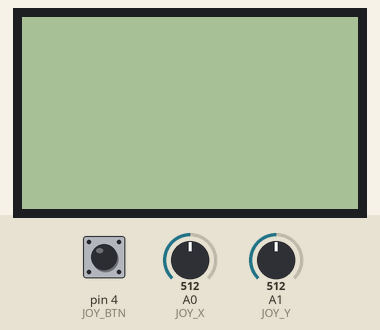
Recording of a sketch running on a simulated Arduino Uno, built with avr-gcc and run on an emulated ATmega328P. On the bench: 84×48 one-colour display. Inputs (shaded band) come from the test bench; at power-on: pin 4 (JOY_BTN) HIGH, A0 (JOY_X) = 512, A1 (JOY_Y) = 512.

Above: at 1.2 s.
1.3 s: pin 4 (JOY_BTN) pulled LOW for 0.15 s
At 1.47 s:
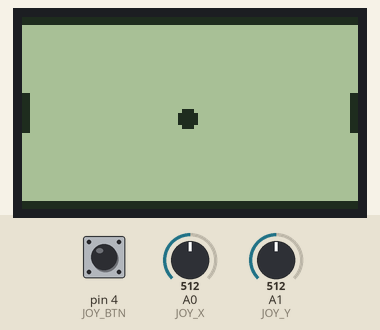
2.0 s: A0 (JOY_X) set to 599
3.5 s: A0 (JOY_X) set to 628
At 3.89 s:
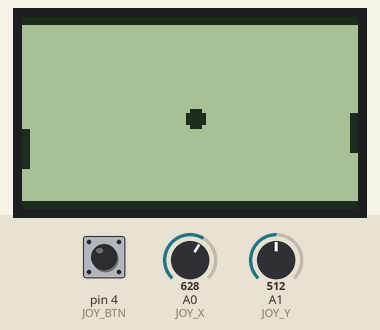
5.2 s: pin 4 (JOY_BTN) pulled LOW for 1 s
At 6.9 s:
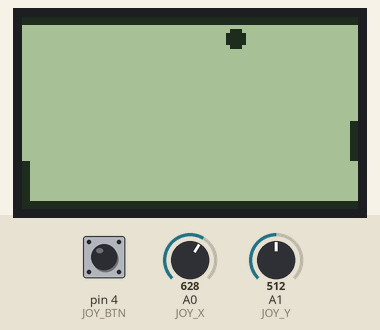
7.7 s: pin 4 (JOY_BTN) pulled LOW for 0.15 s
At 7.87 s:
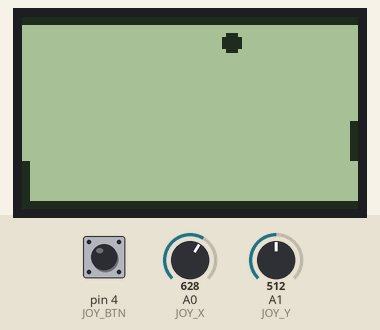
8.4 s: A0 (JOY_X) set to 306
At 8.78 s:
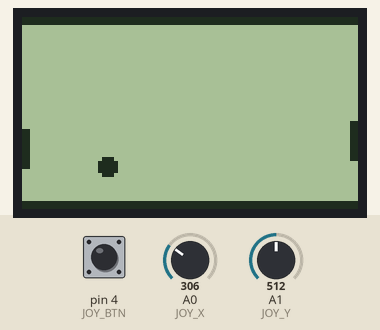
Timing chart, 0 to 11.4 s (numbered marks = the images above; inputs shaded):
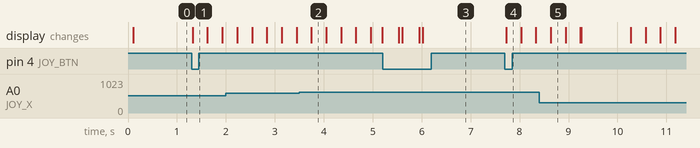

The sketch:

Pong-168.ino
```cpp
/* ***********************************************************************
* Pong 1.0 (Richard Niemand)
* ************************************************************************
* My first attempt at working with the Nokia 5110 screen and
* Arduino. There is a lo of room for improvements on the code
* and I always welcome pull requests :)
*
* Libs required for this project to work:
*
*   https://github.com/adafruit/Adafruit-GFX-Library
*   https://github.com/adafruit/Adafruit-PCD8544-Nokia-5110-LCD-library
*
* ***********************************************************************
* Pin Outs
* ***********************************************************************
*
* (Nokia 5110 screen)
*
*   1 - RST        -------------------------- 6
*   2 - CE (SCE)   -------------------------- 7
*   3 - D/C        -------------------------- 5
*   4 - DIN (MOSI) -------------------------- 11
*   5 - SCLK       -------------------------- 13
*   6 - VCC        -------------------------- 5v
*   7 - BL         -------------------------- 3v
*   8 - GND        -------------------------- GND
*
* (Joystick Module)
*
*   1 - SW         -------------------------- 4
*   2 - Y          -------------------------- A1
*   3 - X          -------------------------- A0
*   4 - 5v         -------------------------- 5v
*   5 - GND        -------------------------- GND
*********************************************************************** */
#include <Adafruit_GFX.h>
#include <Adafruit_PCD8544.h>
#include "joystick.h"

const short BALL_WIDTH     = 2;
const short PADDLE_WIDTH   = 2;
const short PADDLE_HEIGHT  = 10;
const short BOUNDRY_HEIGHT = 2;
const short GAME_SPEED     = 15; // higher = slower
const short MAX_SCORE      = 5;
const bool DEBUG_ENABLED = false;
const short JOY_X          = A0;
const short JOY_Y          = A1;
const short JOY_BTN        = 4;

Adafruit_PCD8544          display(12, 11, 5, 7, 6); // SCLK, DIN, DC, CS, RST
Joystick                  joy(JOY_X, JOY_Y, JOY_BTN);

// Game screens
bool onStartScreen        = true;
bool inGame               = false;
bool isGameOver           = false;

const int PADDLEY_LOCK   = (display.width() - 2);
bool gamePaused          = false;
short paddle1Y             = (display.height() / 2) - (10 / PADDLE_WIDTH);
short paddle2Y             = (display.height() / 2) - (10 / PADDLE_WIDTH);
short ballX                = display.width()/2;
short ballY                = display.height()/2;
short ballSpeedX           = -1;
short ballSpeedY           = 1;
short player1Score         = 0;
short player2Score         = 0;

unsigned long lastDebounceTime    = 0;
unsigned long debounceDelay       = 200;

void setup()
{
  pinMode(JOY_BTN, INPUT_PULLUP);
  pinMode(JOY_X, INPUT);
  pinMode(JOY_Y, INPUT);

  Serial.begin(9600);

  // PongGame* pong = new PongGame(GAME_SPEED, *joy);

  joy.setThresholds(100, 100, 100, 100);

  display.begin();
  display.setContrast(50);
  display.clearDisplay();
}

void loop() {
  // testFullScreenHorizontal();
  readButtons();

  showGameOver();
  showStartScreen();
  runGameLoop();

  delay(GAME_SPEED);
}

// Pong Code
void runGameLoop() {
  if( gamePaused || !inGame ) {
    return;
  }

  display.clearDisplay();

  movePaddles();
  moveBall();

  drawBoundaries();
  drawPaddles();
  drawBall();

  display.display();
}

void movePaddles() {
  moveAiPaddle();
  movePlayerPaddle();
}

void movePlayerPaddle() {
  // Player has pressed the UP button
  if( joy.xDirection == UP ) {
    // Check to see if we are colliding with the top boundary
    if( paddle1Y > BOUNDRY_HEIGHT ) {
      paddle1Y -= 1;
    }
  }

  // Player has pressed the DOWN button
  if( joy.xDirection == DOWN ) {
    // Check to see if we are colliding with the bottom boundary
    if( (paddle1Y + PADDLE_HEIGHT) < (display.height() - BOUNDRY_HEIGHT) ) {
      paddle1Y += 1;
    }
  }
}

void moveAiPaddle() {
  if( ballY > paddle2Y && ballSpeedX > 0 ) {
    paddle2Y += 1;
    return;
  }

  if( ballY < paddle2Y && ballSpeedX > 0 ) {
    paddle2Y -= 1;
    return;
  }
}

void drawBoundaries() {
  display.drawLine(0, 0, display.width(), 0, BLACK);
  display.drawLine(0, 1, display.width(), 1, BLACK);

  display.drawLine(0, display.height()-2, display.width(), display.height()-2, BLACK);
  display.drawLine(0, display.height()-1, display.width(), display.height()-1, BLACK);
}

void drawPaddles() {
  // Left paddle
  // x, y, width, height, color
  display.drawRect(0, paddle1Y, PADDLE_WIDTH, PADDLE_HEIGHT, BLACK);

  // Right paddle
  display.drawRect(PADDLEY_LOCK, paddle2Y, PADDLE_WIDTH, PADDLE_HEIGHT, BLACK);
}

void drawBall() {
  // x0, y0, r, color
  display.fillCircle(ballX, ballY, BALL_WIDTH, BLACK);
}

void moveBall() {
  checkCollisions();

  ballX += ballSpeedX;
  ballY += ballSpeedY;
}

void pauseGame() {
  if( !inGame ) return;
  gamePaused = true;
}

void resumeGame() {
  if( !inGame ) return;
  gamePaused = false;
}

void resetBall() {
  ballX = display.width()/2;
  ballY = display.height()/2;
}

// ========================================== >
//IO
void readButtons() {
  joy.update();

  // super simple button press limiting
  if( joy.btn == 1 && (millis() - lastDebounceTime) > debounceDelay ) {
    lastDebounceTime = millis();

    if( inGame == true ) {
      gamePaused = !gamePaused;
    }

    if( onStartScreen == true ) {
      onStartScreen = false;
      inGame = true;
    }
  }
}

// ========================================== >
// Additional screens
void showScores() {
  pauseGame();
  display.clearDisplay();

  display.println();

  display.print("Player: ");
  display.print(player1Score);
  display.println();

  display.print("CPU:    ");
  display.print(player2Score);
  display.println();

  display.display();
  delay(1000);

  // Check to see if it is Game Over
  if( player1Score >= MAX_SCORE || player2Score >= MAX_SCORE ) {
    isGameOver = true;
  }

  display.clearDisplay();
  resumeGame();
}

void showStartScreen() {
  //screens->showStart();

  if( !onStartScreen ) {
    return;
  }

  display.clearDisplay();

  display.println();
  display.println("  PONG (1.0)");
  display.println();
  display.println(" Press START");

  display.display();
}

void showGameOver() {
  if( !isGameOver ) {
    return;
  }

  gamePaused = true;
  inGame = false;
  onStartScreen = true;
  isGameOver = false;
  player1Score = 0;
  player2Score = 0;

  display.clearDisplay();

  display.println();
  display.println("  GAME OVER");
  display.println();

  if( player1Score >= MAX_SCORE ) {
    display.println("  YOU win!");
  } else {
    display.println("  CPU wins!");
  }

  display.display();
  delay(2000);
}

// ========================================== >
// Collision Detection
void checkCollisions() {
  // printBallPos();

  checkCollisionBottom();
  checkCollisionRight();
  checkCollisionTop();
  checkCollisionLeft();
}

int collision_bottomY = display.height() - 2;
int collision_rightX  = display.width() - 2;
int collision_topY    = 2;
int collision_leftX   = 2;
int halfBallWidth     = BALL_WIDTH / 2;

void checkCollisionBottom() {
  // If the ball is above the boundaries there is no need to check
  if( ballY + (BALL_WIDTH) < collision_bottomY ){
    return;
  }

  // Flip the speed of the ball to change direction
  ballSpeedY = ballSpeedY * -1;
}

void checkCollisionRight() {
  // Check if the ball is close to the right
  if( (ballX + BALL_WIDTH) < collision_rightX ) {
    return;
  }

  // Check if we went over the top of the paddle
  if( (ballY + halfBallWidth) < paddle2Y ) {
    player1Score += 1;
    resetBall();
    showScores();
    return;
  }

  // Check if we went under the bottom of the paddle
  if( (ballY - halfBallWidth) > (paddle2Y + PADDLE_HEIGHT) ) {
    player1Score += 1;
    resetBall();
    showScores();
    return;
  }

  // Ball collided with the paddle
  ballSpeedX = ballSpeedX * -1;
}

void checkCollisionTop() {
  // Check to see if the ball is at the top
  if( ballY > collision_topY ) {
    return;
  }

  ballSpeedY = ballSpeedY * -1;
}

void checkCollisionLeft() {
  // Check if the ball is close to the left
  if( (ballX + BALL_WIDTH) > collision_leftX ) {
    return;
  }

  // Check if we went over the top of the paddle
  if( (ballY + halfBallWidth) < paddle1Y ) {
    player2Score += 1;
    resetBall();
    showScores();
    return;
  }

  // Check if we went under the bottom of the paddle
  if( (ballY - halfBallWidth) > (paddle1Y + PADDLE_HEIGHT) ) {
    player2Score += 1;
    resetBall();
    showScores();
    return;
  }

  // Ball collided with the paddle
  ballSpeedX = ballSpeedX * -1;
}
```

joystick.cpp
```cpp
#pragma once
#include "Arduino.h"
#include "joystick.h"

// FYI: http://stackoverflow.com/questions/8964164/single-class-has-a-class-redefinition-error

Joystick::Joystick(int xPin, int yPin, int buttonPin) {
  _pinX = xPin;
  _pinY = yPin;
  _pinBtn = buttonPin;

  _upThreshold = 512 + 100;
  _downThreshold = 512 - 100;
  _leftThreshold = 512 + 100;
  _rightThreshold = 512 - 100;
}

void Joystick::setThresholdY(int left, int right) {
  _leftThreshold = 512 + left;
  _rightThreshold = 512 - right;
}

void Joystick::setThresholdsX(int up, int down) {
  _upThreshold = 512 - up;
  _downThreshold = 512 + down;
}

void Joystick::setThresholds(int up, int down, int left, int right) {
  setThresholdsX(up, down);
  setThresholdY(left, right);
}

void Joystick::update() {
  x = analogRead(_pinX);
  y = analogRead(_pinY);
  btn = digitalRead(_pinBtn) == 0;

  // Set direction for X
  if( x < _upThreshold ) { xDirection = UP; }
  else if( x > _downThreshold ) { xDirection = DOWN; }
  else { xDirection = NONE; }

  // Set direction for Y
  if( y < _rightThreshold ) { yDirection = RIGHT; }
  else if( y > _leftThreshold ) { yDirection = LEFT; }
  else { yDirection = NONE; }
};
```

joystick.h
```cpp
#pragma once

enum Direction { UP, DOWN, LEFT, RIGHT, NONE };

class Joystick {
  public:
    Joystick(int xPin, int yPin, int buttonPin);

    int x, y, btn;
    Direction xDirection, yDirection;

    void setThresholdY(int left, int right);
    void setThresholdsX(int up, int down);
    void setThresholds(int up, int down, int left, int right);
    void update();

  protected:
    int _pinX, _pinY, _pinBtn, _upThreshold, _downThreshold, _leftThreshold, _rightThreshold;
};
```

pong.cpp
```cpp
#include "Arduino.h"
#include "joystick.h"
#include "pong.h"

// using * allows lazy assignment (provided all names match) <- not a safe / good idea
PongGame::PongGame(int gameSpeed, Joystick& joystick)
  : _joystick(joystick)
{
  _ballWidth = 2;
  _paddleWidth = 2;
  _paddleHeight = 10;
  _boundaryHeight = 2;
  _gameSpeed = gameSpeed;
}
```

pong.h
```cpp
class PongGame {
  private:
    Joystick& _joystick;
    int _ballWidth, _paddleWidth, _paddleHeight, _boundaryHeight, _gameSpeed;

  public:
    PongGame(int _gameSpeed, Joystick& _joystick);
};
```

screens.cpp
```cpp
#include "Arduino.h"
#include <Adafruit_GFX.h>
#include <Adafruit_PCD8544.h>

enum Screen {
  GAME,
  START
};

class Screens {
  Screen currentScreen;
  Adafruit_PCD8544 display;

  public:
    Screens(Adafruit_PCD8544& _display)
      : display(_display) // initilizer list
    {
      //display = _display;
      display.begin();
    };

    void setCurrentScreen(Screen s) {
      currentScreen = s;
    }

    void showStart() {
      // if( currentScreen != START ) { return; }

      Serial.println(display.height());

      display.clearDisplay();

      display.println();
      display.println("  PONG (1.0)");
      display.println();
      display.println(" Press START");

      display.display();
    };
};
```

Measured:
- after the input at 1.3 s, the display: changes at once (image 1)
- after the input at 7.7 s, the display: changes at once (image 4)
